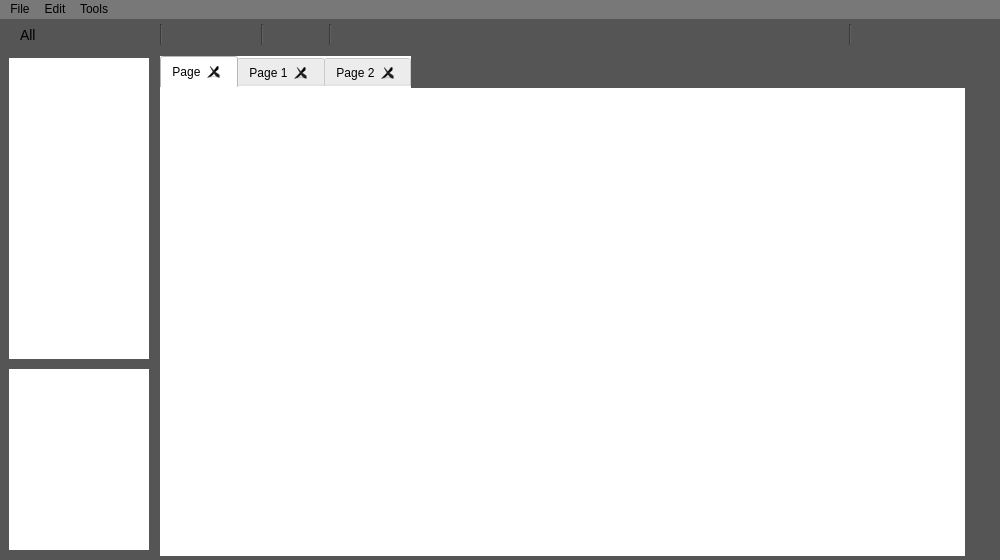
<?xml version="1.0" encoding="UTF-8"?>
<ui version="4.0">
 <class>DLG_Home</class>
 <widget class="QMainWindow" name="DLG_Home">
  <property name="windowModality">
   <enum>Qt::NonModal</enum>
  </property>
  <property name="geometry">
   <rect>
    <x>0</x>
    <y>0</y>
    <width>1000</width>
    <height>560</height>
   </rect>
  </property>
  <property name="minimumSize">
   <size>
    <width>1000</width>
    <height>560</height>
   </size>
  </property>
  <property name="maximumSize">
   <size>
    <width>1000</width>
    <height>560</height>
   </size>
  </property>
  <property name="baseSize">
   <size>
    <width>1000</width>
    <height>560</height>
   </size>
  </property>
  <property name="contextMenuPolicy">
   <enum>Qt::NoContextMenu</enum>
  </property>
  <property name="windowTitle">
   <string/>
  </property>
  <property name="windowIcon">
   <iconset resource="../resouces.qrc">
    <normaloff>:/Resources/Button Icons/icon-application.png</normaloff>:/Resources/Button Icons/icon-application.png</iconset>
  </property>
  <property name="styleSheet">
   <string notr="true"/>
  </property>
  <property name="documentMode">
   <bool>false</bool>
  </property>
  <property name="tabShape">
   <enum>QTabWidget::Rounded</enum>
  </property>
  <property name="dockNestingEnabled">
   <bool>false</bool>
  </property>
  <property name="unifiedTitleAndToolBarOnMac">
   <bool>false</bool>
  </property>
  <widget class="QWidget" name="centralwidget">
   <widget class="QTabWidget" name="PlayField">
    <property name="geometry">
     <rect>
      <x>160</x>
      <y>37</y>
      <width>805</width>
      <height>500</height>
     </rect>
    </property>
    <property name="mouseTracking">
     <bool>true</bool>
    </property>
    <property name="focusPolicy">
     <enum>Qt::NoFocus</enum>
    </property>
    <property name="styleSheet">
     <string notr="true">background-color: rgb(255, 255, 255);
border:none;</string>
    </property>
    <property name="tabPosition">
     <enum>QTabWidget::North</enum>
    </property>
    <property name="tabShape">
     <enum>QTabWidget::Rounded</enum>
    </property>
    <property name="currentIndex">
     <number>0</number>
    </property>
    <property name="iconSize">
     <size>
      <width>5</width>
      <height>5</height>
     </size>
    </property>
    <property name="elideMode">
     <enum>Qt::ElideNone</enum>
    </property>
    <property name="usesScrollButtons">
     <bool>true</bool>
    </property>
    <property name="documentMode">
     <bool>false</bool>
    </property>
    <property name="tabsClosable">
     <bool>true</bool>
    </property>
    <property name="movable">
     <bool>false</bool>
    </property>
    <property name="tabBarAutoHide">
     <bool>false</bool>
    </property>
    <widget class="QWidget" name="widget">
     <attribute name="title">
      <string>Page</string>
     </attribute>
    </widget>
    <widget class="QWidget" name="tab">
     <attribute name="title">
      <string>Page 1</string>
     </attribute>
    </widget>
    <widget class="QWidget" name="tab2">
     <attribute name="title">
      <string>Page 2</string>
     </attribute>
    </widget>
   </widget>
   <widget class="QPushButton" name="btn_Drag">
    <property name="geometry">
     <rect>
      <x>966</x>
      <y>120</y>
      <width>32</width>
      <height>32</height>
     </rect>
    </property>
    <property name="styleSheet">
     <string notr="true"/>
    </property>
    <property name="text">
     <string/>
    </property>
    <property name="icon">
     <iconset resource="../resouces.qrc">
      <normaloff>:/Resources/Button Icons/icon-pan.png</normaloff>:/Resources/Button Icons/icon-pan.png</iconset>
    </property>
    <property name="iconSize">
     <size>
      <width>32</width>
      <height>32</height>
     </size>
    </property>
    <property name="autoDefault">
     <bool>false</bool>
    </property>
    <property name="default">
     <bool>false</bool>
    </property>
    <property name="flat">
     <bool>true</bool>
    </property>
   </widget>
   <widget class="QPushButton" name="btn_Delete">
    <property name="geometry">
     <rect>
      <x>966</x>
      <y>240</y>
      <width>32</width>
      <height>32</height>
     </rect>
    </property>
    <property name="styleSheet">
     <string notr="true"/>
    </property>
    <property name="text">
     <string/>
    </property>
    <property name="icon">
     <iconset resource="../resouces.qrc">
      <normaloff>:/Resources/Button Icons/icon-bin.png</normaloff>:/Resources/Button Icons/icon-bin.png</iconset>
    </property>
    <property name="iconSize">
     <size>
      <width>32</width>
      <height>32</height>
     </size>
    </property>
    <property name="flat">
     <bool>true</bool>
    </property>
   </widget>
   <widget class="QPushButton" name="btn_link">
    <property name="geometry">
     <rect>
      <x>966</x>
      <y>280</y>
      <width>32</width>
      <height>32</height>
     </rect>
    </property>
    <property name="styleSheet">
     <string notr="true"/>
    </property>
    <property name="text">
     <string/>
    </property>
    <property name="icon">
     <iconset resource="../resouces.qrc">
      <normaloff>:/Resources/Button Icons/icon-link-basic.png</normaloff>:/Resources/Button Icons/icon-link-basic.png</iconset>
    </property>
    <property name="iconSize">
     <size>
      <width>32</width>
      <height>32</height>
     </size>
    </property>
    <property name="flat">
     <bool>true</bool>
    </property>
   </widget>
   <widget class="QPushButton" name="btn_DeleteLink">
    <property name="geometry">
     <rect>
      <x>966</x>
      <y>320</y>
      <width>32</width>
      <height>32</height>
     </rect>
    </property>
    <property name="styleSheet">
     <string notr="true"/>
    </property>
    <property name="text">
     <string/>
    </property>
    <property name="icon">
     <iconset resource="../resouces.qrc">
      <normaloff>:/Resources/Button Icons/icon-link-delete.png</normaloff>:/Resources/Button Icons/icon-link-delete.png</iconset>
    </property>
    <property name="iconSize">
     <size>
      <width>32</width>
      <height>32</height>
     </size>
    </property>
    <property name="flat">
     <bool>true</bool>
    </property>
   </widget>
   <widget class="QPushButton" name="btn_click">
    <property name="geometry">
     <rect>
      <x>966</x>
      <y>200</y>
      <width>32</width>
      <height>32</height>
     </rect>
    </property>
    <property name="styleSheet">
     <string notr="true"/>
    </property>
    <property name="text">
     <string/>
    </property>
    <property name="icon">
     <iconset resource="../resouces.qrc">
      <normaloff>:/Resources/Button Icons/icon-tool.png</normaloff>:/Resources/Button Icons/icon-tool.png</iconset>
    </property>
    <property name="iconSize">
     <size>
      <width>30</width>
      <height>30</height>
     </size>
    </property>
    <property name="flat">
     <bool>true</bool>
    </property>
   </widget>
   <widget class="QPushButton" name="btn_zoomIn">
    <property name="geometry">
     <rect>
      <x>966</x>
      <y>35</y>
      <width>32</width>
      <height>32</height>
     </rect>
    </property>
    <property name="styleSheet">
     <string notr="true"/>
    </property>
    <property name="text">
     <string/>
    </property>
    <property name="icon">
     <iconset resource="../resouces.qrc">
      <normaloff>:/Resources/Button Icons/icon-zoom-in.png</normaloff>:/Resources/Button Icons/icon-zoom-in.png</iconset>
    </property>
    <property name="iconSize">
     <size>
      <width>30</width>
      <height>30</height>
     </size>
    </property>
    <property name="checkable">
     <bool>false</bool>
    </property>
    <property name="flat">
     <bool>true</bool>
    </property>
   </widget>
   <widget class="QPushButton" name="btn_zoomOut">
    <property name="geometry">
     <rect>
      <x>966</x>
      <y>70</y>
      <width>32</width>
      <height>32</height>
     </rect>
    </property>
    <property name="styleSheet">
     <string notr="true"/>
    </property>
    <property name="text">
     <string/>
    </property>
    <property name="icon">
     <iconset resource="../resouces.qrc">
      <normaloff>:/Resources/Button Icons/icon-zoom-out.png</normaloff>:/Resources/Button Icons/icon-zoom-out.png</iconset>
    </property>
    <property name="iconSize">
     <size>
      <width>30</width>
      <height>30</height>
     </size>
    </property>
    <property name="flat">
     <bool>true</bool>
    </property>
   </widget>
   <widget class="QPushButton" name="btn_newPage">
    <property name="geometry">
     <rect>
      <x>170</x>
      <y>3</y>
      <width>24</width>
      <height>24</height>
     </rect>
    </property>
    <property name="styleSheet">
     <string notr="true"/>
    </property>
    <property name="text">
     <string/>
    </property>
    <property name="icon">
     <iconset resource="../resouces.qrc">
      <normaloff>:/Resources/Button Icons/icon-new-page.png</normaloff>:/Resources/Button Icons/icon-new-page.png</iconset>
    </property>
    <property name="iconSize">
     <size>
      <width>22</width>
      <height>22</height>
     </size>
    </property>
    <property name="flat">
     <bool>true</bool>
    </property>
   </widget>
   <widget class="QPushButton" name="btn_Pan">
    <property name="geometry">
     <rect>
      <x>966</x>
      <y>160</y>
      <width>32</width>
      <height>32</height>
     </rect>
    </property>
    <property name="styleSheet">
     <string notr="true"/>
    </property>
    <property name="text">
     <string/>
    </property>
    <property name="icon">
     <iconset resource="../resouces.qrc">
      <normaloff>:/Resources/Button Icons/icon-drag.png</normaloff>:/Resources/Button Icons/icon-drag.png</iconset>
    </property>
    <property name="iconSize">
     <size>
      <width>32</width>
      <height>32</height>
     </size>
    </property>
    <property name="flat">
     <bool>true</bool>
    </property>
   </widget>
   <widget class="QPushButton" name="btn_undo">
    <property name="geometry">
     <rect>
      <x>300</x>
      <y>4</y>
      <width>24</width>
      <height>24</height>
     </rect>
    </property>
    <property name="autoFillBackground">
     <bool>false</bool>
    </property>
    <property name="styleSheet">
     <string notr="true"/>
    </property>
    <property name="text">
     <string/>
    </property>
    <property name="icon">
     <iconset resource="../resouces.qrc">
      <normaloff>:/Resources/Button Icons/icon-undo.png</normaloff>:/Resources/Button Icons/icon-undo.png</iconset>
    </property>
    <property name="iconSize">
     <size>
      <width>24</width>
      <height>24</height>
     </size>
    </property>
    <property name="flat">
     <bool>true</bool>
    </property>
   </widget>
   <widget class="QPushButton" name="btn_redo">
    <property name="geometry">
     <rect>
      <x>270</x>
      <y>4</y>
      <width>24</width>
      <height>24</height>
     </rect>
    </property>
    <property name="styleSheet">
     <string notr="true"/>
    </property>
    <property name="text">
     <string/>
    </property>
    <property name="icon">
     <iconset resource="../resouces.qrc">
      <normaloff>:/Resources/Button Icons/icon-redo.png</normaloff>:/Resources/Button Icons/icon-redo.png</iconset>
    </property>
    <property name="iconSize">
     <size>
      <width>24</width>
      <height>24</height>
     </size>
    </property>
    <property name="flat">
     <bool>true</bool>
    </property>
   </widget>
   <widget class="QWidget" name="layout_Dlg_GateInfo" native="true">
    <property name="geometry">
     <rect>
      <x>9</x>
      <y>350</y>
      <width>140</width>
      <height>181</height>
     </rect>
    </property>
    <property name="styleSheet">
     <string notr="true">background-color: rgb(255, 255, 255);</string>
    </property>
   </widget>
   <widget class="QWidget" name="widget_2" native="true">
    <property name="geometry">
     <rect>
      <x>160</x>
      <y>0</y>
      <width>841</width>
      <height>31</height>
     </rect>
    </property>
    <property name="autoFillBackground">
     <bool>false</bool>
    </property>
    <property name="styleSheet">
     <string notr="true">background-color: rgb(85, 85, 85);</string>
    </property>
    <widget class="QPushButton" name="btn_load">
     <property name="geometry">
      <rect>
       <x>70</x>
       <y>3</y>
       <width>24</width>
       <height>24</height>
      </rect>
     </property>
     <property name="layoutDirection">
      <enum>Qt::LeftToRight</enum>
     </property>
     <property name="styleSheet">
      <string notr="true"/>
     </property>
     <property name="text">
      <string/>
     </property>
     <property name="icon">
      <iconset resource="../resouces.qrc">
       <normaloff>:/Resources/Button Icons/icon-file-up.png</normaloff>:/Resources/Button Icons/icon-file-up.png</iconset>
     </property>
     <property name="iconSize">
      <size>
       <width>24</width>
       <height>24</height>
      </size>
     </property>
     <property name="flat">
      <bool>true</bool>
     </property>
    </widget>
    <widget class="Line" name="line_3">
     <property name="geometry">
      <rect>
       <x>92</x>
       <y>5</y>
       <width>20</width>
       <height>21</height>
      </rect>
     </property>
     <property name="autoFillBackground">
      <bool>false</bool>
     </property>
     <property name="styleSheet">
      <string notr="true">color:rgb(255, 255, 255);</string>
     </property>
     <property name="orientation">
      <enum>Qt::Vertical</enum>
     </property>
    </widget>
    <widget class="Line" name="line_5">
     <property name="geometry">
      <rect>
       <x>-9</x>
       <y>5</y>
       <width>20</width>
       <height>21</height>
      </rect>
     </property>
     <property name="autoFillBackground">
      <bool>false</bool>
     </property>
     <property name="styleSheet">
      <string notr="true">color:rgb(255, 255, 255);</string>
     </property>
     <property name="orientation">
      <enum>Qt::Vertical</enum>
     </property>
    </widget>
    <widget class="Line" name="line_6">
     <property name="geometry">
      <rect>
       <x>160</x>
       <y>5</y>
       <width>20</width>
       <height>21</height>
      </rect>
     </property>
     <property name="autoFillBackground">
      <bool>false</bool>
     </property>
     <property name="styleSheet">
      <string notr="true">color:rgb(255, 255, 255);</string>
     </property>
     <property name="orientation">
      <enum>Qt::Vertical</enum>
     </property>
    </widget>
    <widget class="Line" name="line_8">
     <property name="geometry">
      <rect>
       <x>680</x>
       <y>5</y>
       <width>20</width>
       <height>21</height>
      </rect>
     </property>
     <property name="contextMenuPolicy">
      <enum>Qt::NoContextMenu</enum>
     </property>
     <property name="autoFillBackground">
      <bool>false</bool>
     </property>
     <property name="styleSheet">
      <string notr="true">color:rgb(255, 255, 255);</string>
     </property>
     <property name="orientation">
      <enum>Qt::Vertical</enum>
     </property>
    </widget>
    <widget class="QPushButton" name="btn_Save">
     <property name="geometry">
      <rect>
       <x>40</x>
       <y>3</y>
       <width>24</width>
       <height>24</height>
      </rect>
     </property>
     <property name="styleSheet">
      <string notr="true"/>
     </property>
     <property name="text">
      <string/>
     </property>
     <property name="icon">
      <iconset resource="../resouces.qrc">
       <normaloff>:/Resources/Button Icons/icon-file-down.png</normaloff>:/Resources/Button Icons/icon-file-down.png</iconset>
     </property>
     <property name="iconSize">
      <size>
       <width>24</width>
       <height>24</height>
      </size>
     </property>
     <property name="flat">
      <bool>true</bool>
     </property>
    </widget>
   </widget>
   <widget class="QWidget" name="widget_4" native="true">
    <property name="geometry">
     <rect>
      <x>0</x>
      <y>31</y>
      <width>1001</width>
      <height>510</height>
     </rect>
    </property>
    <property name="autoFillBackground">
     <bool>false</bool>
    </property>
    <property name="styleSheet">
     <string notr="true">background-color: rgb(85, 85, 85);</string>
    </property>
    <widget class="Line" name="line">
     <property name="geometry">
      <rect>
       <x>810</x>
       <y>80</y>
       <width>25</width>
       <height>3</height>
      </rect>
     </property>
     <property name="orientation">
      <enum>Qt::Horizontal</enum>
     </property>
    </widget>
   </widget>
   <widget class="QComboBox" name="comboBox">
    <property name="geometry">
     <rect>
      <x>0</x>
      <y>0</y>
      <width>160</width>
      <height>31</height>
     </rect>
    </property>
    <property name="sizePolicy">
     <sizepolicy hsizetype="Fixed" vsizetype="Fixed">
      <horstretch>0</horstretch>
      <verstretch>0</verstretch>
     </sizepolicy>
    </property>
    <property name="autoFillBackground">
     <bool>false</bool>
    </property>
    <property name="styleSheet">
     <string notr="true">QComboBox {
	background-color: rgb(85, 85, 85);
	border:none;
    color: black;
    font: 14px;
    padding: 5px 5px 5px 20px; /* This (useless) line resolves a bug with the font color */
}

QComboBox:focus {
    color: black;
}

QComboBox::drop-down 
{
    border: 0px; /* This seems to replace the whole arrow of the combo box */
}

Define a new custom arrow icon for the combo box 
QComboBox::down-arrow {
    image: url(Resources/empty.png);
    width: 14px;
    height: 14px;
}</string>
    </property>
    <item>
     <property name="text">
      <string>All</string>
     </property>
    </item>
    <item>
     <property name="text">
      <string>Standard</string>
     </property>
    </item>
    <item>
     <property name="text">
      <string>Custom</string>
     </property>
    </item>
    <item>
     <property name="text">
      <string>Input</string>
     </property>
    </item>
    <item>
     <property name="text">
      <string>Advanced</string>
     </property>
    </item>
   </widget>
   <widget class="QWidget" name="layout_GateWidget" native="true">
    <property name="geometry">
     <rect>
      <x>9</x>
      <y>39</y>
      <width>140</width>
      <height>301</height>
     </rect>
    </property>
    <property name="styleSheet">
     <string notr="true">background-color:rgb(255, 255, 255);</string>
    </property>
   </widget>
   <widget class="QWidget" name="layout_ZoomSlider" native="true">
    <property name="geometry">
     <rect>
      <x>850</x>
      <y>0</y>
      <width>151</width>
      <height>31</height>
     </rect>
    </property>
    <property name="autoFillBackground">
     <bool>false</bool>
    </property>
   </widget>
   <zorder>widget_2</zorder>
   <zorder>widget_4</zorder>
   <zorder>btn_Drag</zorder>
   <zorder>btn_Delete</zorder>
   <zorder>btn_link</zorder>
   <zorder>btn_DeleteLink</zorder>
   <zorder>btn_click</zorder>
   <zorder>btn_zoomIn</zorder>
   <zorder>btn_zoomOut</zorder>
   <zorder>btn_newPage</zorder>
   <zorder>btn_Pan</zorder>
   <zorder>btn_undo</zorder>
   <zorder>btn_redo</zorder>
   <zorder>layout_Dlg_GateInfo</zorder>
   <zorder>PlayField</zorder>
   <zorder>comboBox</zorder>
   <zorder>layout_GateWidget</zorder>
   <zorder>layout_ZoomSlider</zorder>
  </widget>
  <widget class="QMenuBar" name="menuBar">
   <property name="geometry">
    <rect>
     <x>0</x>
     <y>0</y>
     <width>1000</width>
     <height>21</height>
    </rect>
   </property>
   <property name="styleSheet">
    <string notr="true">background-color: rgb(120, 120, 120);</string>
   </property>
   <property name="defaultUp">
    <bool>false</bool>
   </property>
   <property name="nativeMenuBar">
    <bool>true</bool>
   </property>
   <widget class="QMenu" name="menuFile">
    <property name="title">
     <string>File</string>
    </property>
    <addaction name="actionNewPage"/>
    <addaction name="actionSave"/>
    <addaction name="actionLoad"/>
   </widget>
   <widget class="QMenu" name="menuTools">
    <property name="title">
     <string>Tools</string>
    </property>
    <addaction name="actionPan"/>
    <addaction name="actionDrag"/>
    <addaction name="actionEdit"/>
    <addaction name="actionDelete"/>
    <addaction name="actionLink"/>
    <addaction name="actionDelete_Link"/>
    <addaction name="actionZoom"/>
    <addaction name="actionZoom_2"/>
   </widget>
   <widget class="QMenu" name="menuEdit">
    <property name="title">
     <string>Edit</string>
    </property>
    <addaction name="actionUndo"/>
    <addaction name="actionRedo"/>
   </widget>
   <addaction name="menuFile"/>
   <addaction name="menuEdit"/>
   <addaction name="menuTools"/>
  </widget>
  <action name="actionNew_page">
   <property name="text">
    <string>New page</string>
   </property>
  </action>
  <action name="actionNewPage">
   <property name="icon">
    <iconset resource="../resouces.qrc">
     <normaloff>:/Resources/Button Icons/icon-new-page.png</normaloff>:/Resources/Button Icons/icon-new-page.png</iconset>
   </property>
   <property name="text">
    <string>New page</string>
   </property>
  </action>
  <action name="actionSave">
   <property name="checkable">
    <bool>false</bool>
   </property>
   <property name="icon">
    <iconset resource="../resouces.qrc">
     <normaloff>:/Resources/Button Icons/icon-file-up.png</normaloff>:/Resources/Button Icons/icon-file-up.png</iconset>
   </property>
   <property name="text">
    <string>Save</string>
   </property>
  </action>
  <action name="actionLoad">
   <property name="icon">
    <iconset resource="../resouces.qrc">
     <normaloff>:/Resources/Button Icons/icon-file-up.png</normaloff>:/Resources/Button Icons/icon-file-up.png</iconset>
   </property>
   <property name="text">
    <string>Load</string>
   </property>
  </action>
  <action name="actionPan">
   <property name="text">
    <string>Pan</string>
   </property>
  </action>
  <action name="actionDrag">
   <property name="icon">
    <iconset resource="../resouces.qrc">
     <normaloff>:/Resources/Button Icons/icon-drag.png</normaloff>:/Resources/Button Icons/icon-drag.png</iconset>
   </property>
   <property name="text">
    <string>Drag</string>
   </property>
  </action>
  <action name="actionEdit">
   <property name="icon">
    <iconset resource="../resouces.qrc">
     <normaloff>:/Resources/Button Icons/icon-tool.png</normaloff>:/Resources/Button Icons/icon-tool.png</iconset>
   </property>
   <property name="text">
    <string>Edit</string>
   </property>
  </action>
  <action name="actionDelete">
   <property name="icon">
    <iconset resource="../resouces.qrc">
     <normaloff>:/Resources/Button Icons/icon-bin.png</normaloff>:/Resources/Button Icons/icon-bin.png</iconset>
   </property>
   <property name="text">
    <string>Delete</string>
   </property>
  </action>
  <action name="actionLink">
   <property name="icon">
    <iconset resource="../resouces.qrc">
     <normaloff>:/Resources/Button Icons/icon-link-basic.png</normaloff>:/Resources/Button Icons/icon-link-basic.png</iconset>
   </property>
   <property name="text">
    <string>Link</string>
   </property>
  </action>
  <action name="actionDelete_Link">
   <property name="icon">
    <iconset resource="../resouces.qrc">
     <normaloff>:/Resources/Button Icons/icon-link-delete.png</normaloff>:/Resources/Button Icons/icon-link-delete.png</iconset>
   </property>
   <property name="text">
    <string>Delete Link</string>
   </property>
  </action>
  <action name="actionZoom">
   <property name="icon">
    <iconset resource="../resouces.qrc">
     <normaloff>:/Resources/Button Icons/icon-zoom-in.png</normaloff>:/Resources/Button Icons/icon-zoom-in.png</iconset>
   </property>
   <property name="text">
    <string>Zoom +</string>
   </property>
  </action>
  <action name="actionZoom_2">
   <property name="icon">
    <iconset resource="../resouces.qrc">
     <normaloff>:/Resources/Button Icons/icon-zoom-out.png</normaloff>:/Resources/Button Icons/icon-zoom-out.png</iconset>
   </property>
   <property name="text">
    <string>Zoom -</string>
   </property>
  </action>
  <action name="actionUndo">
   <property name="icon">
    <iconset resource="../resouces.qrc">
     <normaloff>:/Resources/Button Icons/icon-undo.png</normaloff>:/Resources/Button Icons/icon-undo.png</iconset>
   </property>
   <property name="text">
    <string>Undo</string>
   </property>
  </action>
  <action name="actionRedo">
   <property name="icon">
    <iconset resource="../resouces.qrc">
     <normaloff>:/Resources/Button Icons/icon-redo.png</normaloff>:/Resources/Button Icons/icon-redo.png</iconset>
   </property>
   <property name="text">
    <string>Redo</string>
   </property>
  </action>
 </widget>
 <resources>
  <include location="../resouces.qrc"/>
 </resources>
 <connections/>
</ui>
